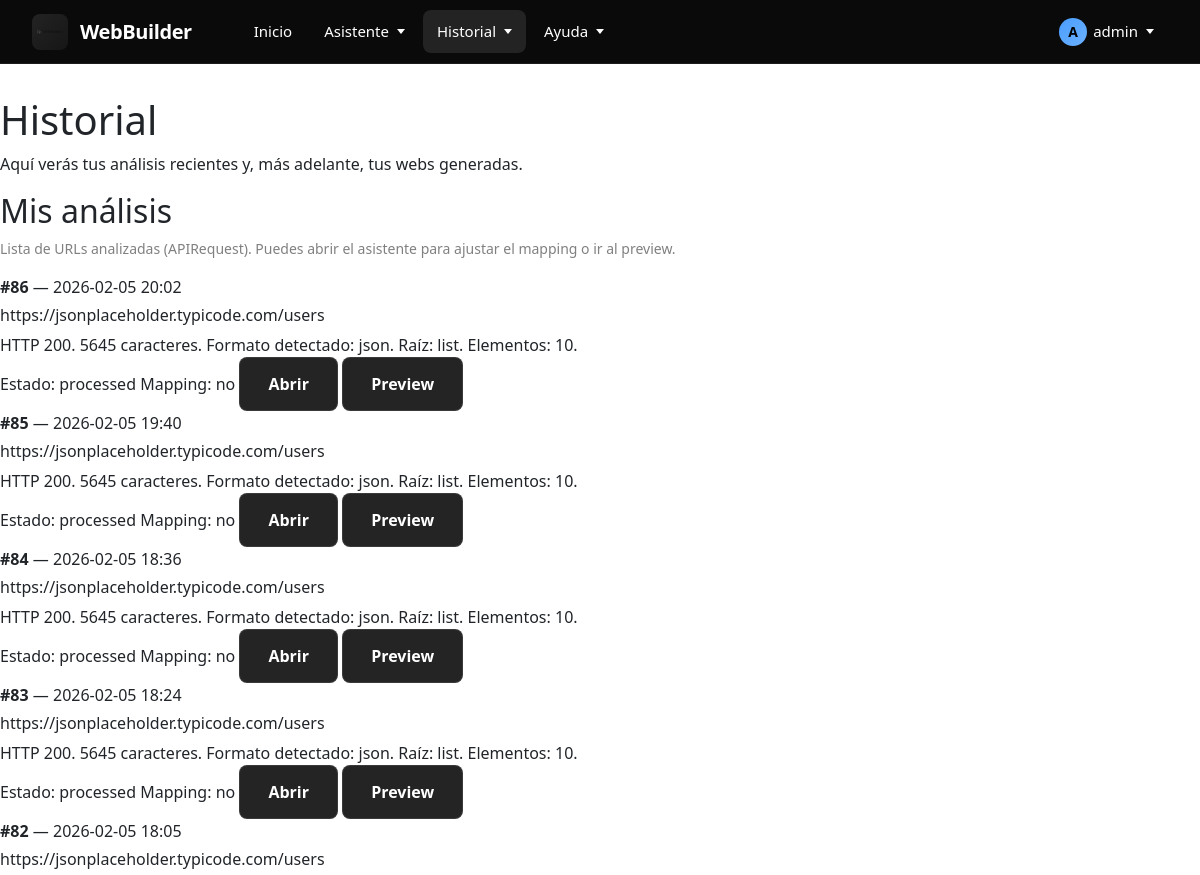
The page /historial (signed in, upper part) on the database as committed earlier.
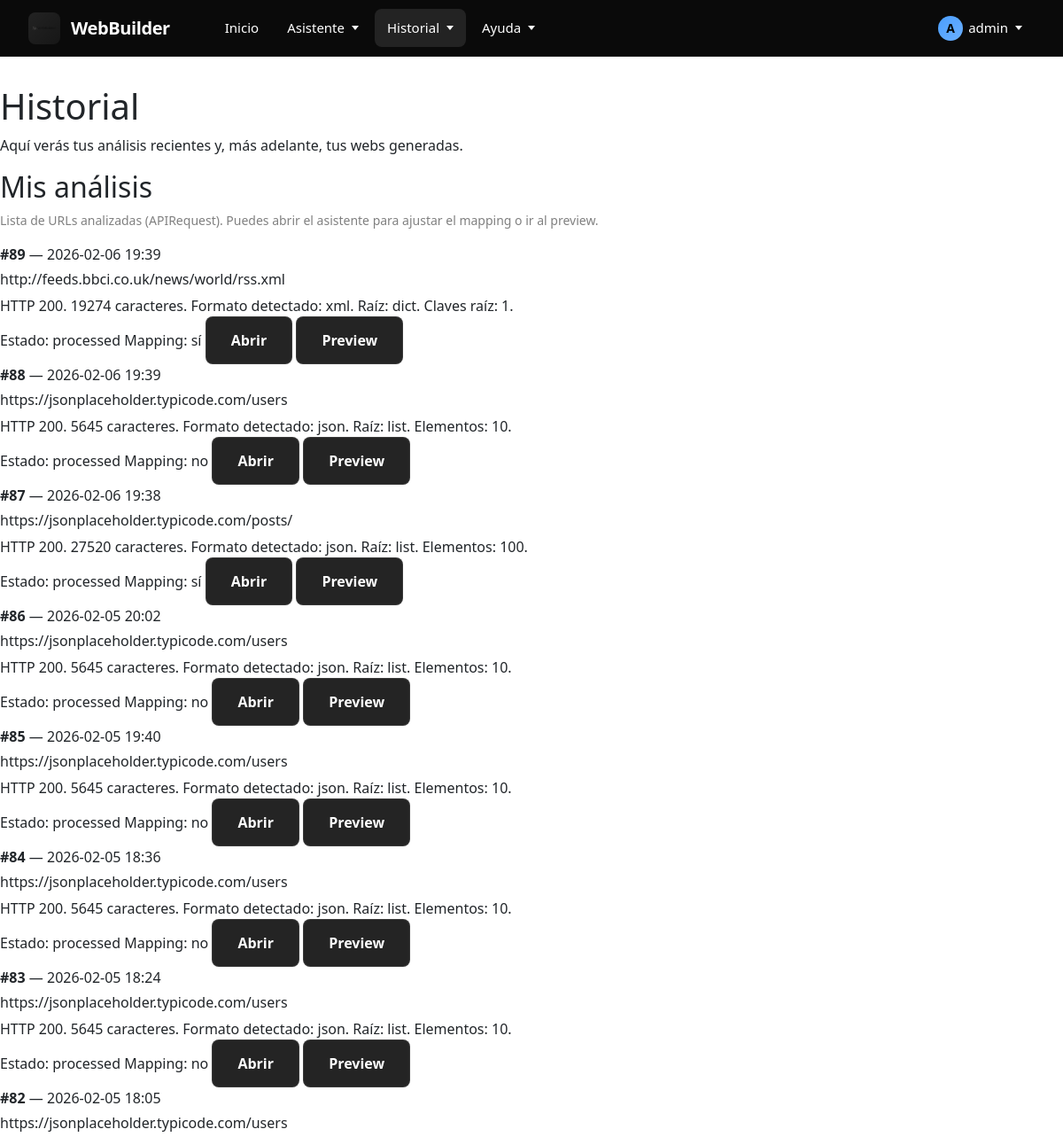
The same page on the database as committed later.
### WebBuilder/models.py (models this page shows, shortened)
class APIRequest(models.Model):
    user = models.ForeignKey(User, on_delete=models.CASCADE, related_name='api_requests')   # Usuario dueño
    api_url = models.URLField("URL de la API")                                              # URL introducida
    date = models.DateTimeField(auto_now_add=True)                                          # Fecha del análisis
    raw_data = models.TextField(blank=True, null=True)                                      # Datos en crudo (raw)
    parsed_data = models.JSONField(blank=True, null=True)                                   # Datos parseados
    STATUS_CHOICES = [
        ("pending", "Pendiente"),
        ("processed", "Procesada"),
        ("error", "Error"),
    ]
    status = models.CharField(max_length=20, choices=STATUS_CHOICES, default="pending")     # Estado del analisis
    response_summary = models.TextField(blank=True, null=True)                              # Resumen del analisis
    error_message = models.TextField(blank=True, null=True)                                 # Mensaje tras el analisis
    field_mapping = models.JSONField(blank=True, null=True)                                 # Estructura de campos guardados

### WebBuilder/views/history.py (the view)
# urls.py: path('historial', views.history, name='history'),
@login_required
def history(request):
    api_requests = (
        APIRequest.objects
        .filter(user=request.user)
        .order_by("-date")
    )
    generated_sites = []
    return render(request, "WebBuilder/history.html", {
        "api_requests": api_requests,
        "generated_sites": generated_sites,
    })

### WebBuilder/templates/WebBuilder/history.html (shortened to what this page needs)
{% extends 'WebBuilder/base.html' %}
{% load static %}
{% block body_class %}history{% endblock %}
{% block content %}
<div class="wb-container">
  <header class="wb-header">
    <h1 class="wb-title">Historial</h1>
    <p class="wb-subtitle">Aquí verás tus análisis recientes y, más adelante, tus webs generadas.</p>
  </header>
  <section class="wb-card">
    <h2 class="wb-card__title">Mis análisis</h2>
    <p class="wb-hint">
      Lista de URLs analizadas (APIRequest). Puedes abrir el asistente para ajustar el mapping o ir al preview.
    </p>
    {% if api_requests %}
      <div class="wb-suggestions">
        {% for r in api_requests %}
          <div class="wb-suggestions__row">
            <div class="wb-suggestions__role">
              <div><strong>#{{ r.id }}</strong> — {{ r.date|date:"Y-m-d H:i" }}</div>
              <div class="wb-muted" style="margin-top:4px;">{{ r.api_url }}</div>
              {% if r.response_summary %}
                <div class="wb-muted" style="margin-top:6px;">{{ r.response_summary }}</div>
              {% endif %}
            </div>
            <div class="wb-suggestions__opts">
              <span class="wb-chip">
                Estado: <span class="wb-chip__muted">{{ r.status }}</span>
              </span>
              <span class="wb-chip">
                Mapping:
                <span class="wb-chip__muted">{% if r.field_mapping %}sí{% else %}no{% endif %}</span>
              </span>
              <a class="wb-btn wb-btn--secondary" href="{% url 'assistant' %}?api_request_id={{ r.id }}">
                Abrir
              </a>
              {% if r.status == "processed" and r.parsed_data %}
                <a class="wb-btn wb-btn--secondary" href="{% url 'preview' r.id %}">
                  Preview
                </a>
              {% else %}
                <span class="wb-muted">(sin preview)</span>
              {% endif %}
            </div>
          </div>
        {% endfor %}
      </div>
    {% else %}
      <p class="wb-muted">Aún no tienes análisis guardados.</p>
    {% endif %}
  </section>
</div>
{% endblock %}

### WebBuilder/templates/WebBuilder/base.html (shortened to what this page needs)
{% load static %}
<!DOCTYPE html>
<html lang="en">
<head>
    <link href="https://cdn.jsdelivr.net/npm/bootstrap@5.3.0/dist/css/bootstrap.min.css" rel="stylesheet">
    <link rel="stylesheet" href="{% static 'css/assistant.css' %}">
    <link rel="stylesheet" href="{% static 'css/navbar_new.css' %}">
    <link rel="stylesheet" href="{% static 'css/fondos.css' %}">
    <link rel="stylesheet" href="{% static 'css/home.css' %}">
</head>
<body class="{% block body_class %}{% endblock %}">
  {% include 'WebBuilder/navbar_new.html' %}
  <main>
    {% block content %}{% endblock %}
  </main>
</body>
</html>

### WebBuilder/templates/WebBuilder/navbar_new.html (shortened to what this page needs)
{% load static %}
<nav class="wb-navbar">
  <div class="wb-navbar-container">
    <a href="{% url 'home' %}" class="wb-navbar-brand">
      <div class="wb-navbar-logo">
        <img src="{% static 'images/logo.png' %}" alt="WebBuilder">
      </div>
      <span class="wb-navbar-title">WebBuilder</span>
    </a>
    <div class="wb-nav-menu">
      <a href="{% url 'home' %}"
         class="wb-nav-link {% if request.resolver_match.url_name == 'home' %}wb-nav-link--active{% endif %}">
        Inicio
      </a>
      <div class="wb-nav-item" data-dropdown="asistente">
        <div class="wb-nav-link {% if request.resolver_match.url_name == 'assistant' %}wb-nav-link--active{% endif %}">
          Asistente
          <span class="wb-nav-arrow"></span>
        </div>
      </div>
      <div class="wb-nav-item" data-dropdown="historial">
        <div class="wb-nav-link {% if request.resolver_match.url_name == 'history' %}wb-nav-link--active{% endif %}">
          Historial
          <span class="wb-nav-arrow"></span>
        </div>
      </div>
      <div class="wb-nav-item" data-dropdown="ayuda">
        <div class="wb-nav-link">
          Ayuda
          <span class="wb-nav-arrow"></span>
        </div>
      </div>
    </div>
    <div class="wb-nav-right">
      {% if user.is_authenticated %}
        <div class="wb-nav-item" data-dropdown="user">
          <div class="wb-nav-link">
            <span class="wb-user-icon">{{ user.username|first|upper }}</span>
            {{ user.username }}
            <span class="wb-nav-arrow"></span>
          </div>
        </div>
      {% endif %}
    </div>
  </div>
</nav>

### WebBuilder/static/css/assistant.css (style rules this page uses)
:root { --bg-primary: #121212; --bg-secondary: #1a1a1a; --bg-tertiary: #242424; --text-primary: #ffffff; --text-secondary: #b0b0b0; --text-muted: #808080; --accent-blue: #4a9eff; --accent-blue-hover: #6bb0ff; --border-color: rgba(255, 255, 255, 0.1); --border-color-hover: rgba(255, 255, 255, 0.2); --shadow-sm: 0 2px 8px rgba(0, 0, 0, 0.4); --shadow-md: 0 4px 16px rgba(0, 0, 0, 0.6); --sidebar-width: 280px; --sidebar-collapsed-width: 60px; --transition-speed: 0.3s; --navbar-height: 64px; }
* { margin: 0; padding: 0; box-sizing: border-box; }
.wb-hint { margin-top: 0.5rem; font-size: 0.875rem; color: var(--text-muted); }
.wb-btn { padding: 0.875rem 1.75rem; border-radius: 8px; font-size: 1rem; font-weight: 600; cursor: pointer; border: none; transition: all 0.2s ease; text-decoration: none; display: inline-flex; align-items: center; justify-content: center; }
.wb-btn--secondary { background: var(--bg-tertiary); color: var(--text-primary); border: 1px solid var(--border-color); }

### WebBuilder/static/css/navbar_new.css (style rules this page uses)
:root { --navbar-bg: #0a0a0a; --navbar-border: rgba(255, 255, 255, 0.08); --navbar-text: #ffffff; --navbar-text-hover: #ffffff; --navbar-text-muted: rgba(255, 255, 255, 0.6); --navbar-hover-bg: rgba(255, 255, 255, 0.06); --navbar-active-bg: rgba(255, 255, 255, 0.1); --navbar-accent: #4a9eff; --dropdown-bg: #0f0f0f; --dropdown-border: rgba(255, 255, 255, 0.1); --dropdown-shadow: 0 20px 40px rgba(0, 0, 0, 0.6); --navbar-height: 64px; }
.wb-navbar { background-color: var(--navbar-bg); position: fixed; top: 0; left: 0; right: 0; z-index: 1000; border-bottom: 1px solid var(--navbar-border); height: var(--navbar-height); backdrop-filter: blur(10px); -webkit-backdrop-filter: blur(10px); }
.wb-navbar-container { max-width: 1400px; margin: 0 auto; display: flex; align-items: center; justify-content: space-between; padding: 0 2rem; height: 100%; }
.wb-navbar-brand { display: flex; align-items: center; gap: 0.75rem; text-decoration: none; color: var(--navbar-text); font-weight: 700; font-size: 1.25rem; transition: opacity 0.2s ease; }
.wb-navbar-logo { width: 36px; height: 36px; border-radius: 8px; display: flex; align-items: center; justify-content: center; overflow: hidden; background: linear-gradient(135deg, rgba(255, 255, 255, 0.1), rgba(255, 255, 255, 0.05)); }
.wb-navbar-logo img { width: 100%; height: 100%; object-fit: contain; }
.wb-navbar-title { font-size: 1.25rem; font-weight: 700; letter-spacing: -0.02em; }
.wb-nav-menu { display: flex; align-items: center; gap: 0.25rem; flex: 1; margin-left: 3rem; }
.wb-nav-item { position: relative; }
.wb-nav-link { display: flex; align-items: center; gap: 0.375rem; padding: 0.625rem 0.875rem; color: var(--navbar-text); text-decoration: none; font-size: 0.9375rem; font-weight: 500; border-radius: 8px; transition: all 0.2s ease; cursor: pointer; white-space: nowrap; }
.wb-nav-link--active { background-color: var(--navbar-active-bg); color: var(--navbar-text); }
.wb-nav-arrow { width: 0; height: 0; border-left: 4px solid transparent; border-right: 4px solid transparent; border-top: 5px solid currentColor; transition: transform 0.3s ease; margin-left: 2px; }
.wb-nav-right { display: flex; align-items: center; gap: 0.75rem; }
.wb-user-icon { width: 28px; height: 28px; border-radius: 50%; background: linear-gradient(135deg, var(--navbar-accent), #6bb0ff); display: inline-flex; align-items: center; justify-content: center; font-weight: 600; font-size: 0.875rem; color: #000; }
body { padding-top: var(--navbar-height); }
:root { --navbar-height: 64px; }
body { padding-top: var(--navbar-height) !important; margin: 0; }
body > *:not(.wb-navbar) { z-index: auto; }
.wb-navbar { z-index: 1000 !important; }
.wb-container { padding-top: 2rem; }

### WebBuilder/static/css/home.css (style rules this page uses)
:root { --bg-dark: #0a0a0a; --bg-darker: #050505; --text-primary: #ffffff; --text-secondary: #b0b0b0; --accent-blue: #4a9eff; --accent-purple: #a855f7; --accent-cyan: #06b6d4; }

Rows that differ between the two databases and show on the page:
added APIRequest: id "89", date "2026-02-06 19:39", api_url "http://feeds.bbci.co.uk/news/world/rss.xml", response_summary "HTTP 200. 19274 caracteres. Formato detectado: xml. Raíz: dict. Claves raíz: 1.", status "processed", shows "sí", shows "Preview"
added APIRequest: id "88", date "2026-02-06 19:39", api_url "https://jsonplaceholder.typicode.com/users", response_summary "HTTP 200. 5645 caracteres. Formato detectado: json. Raíz: list. Elementos: 10.", status "processed", shows "no", shows "Preview"
added APIRequest: id "87", date "2026-02-06 19:38", api_url "https://jsonplaceholder.typicode.com/posts/", response_summary "HTTP 200. 27520 caracteres. Formato detectado: json. Raíz: list. Elementos: 100.", status "processed", shows "sí", shows "Preview"
